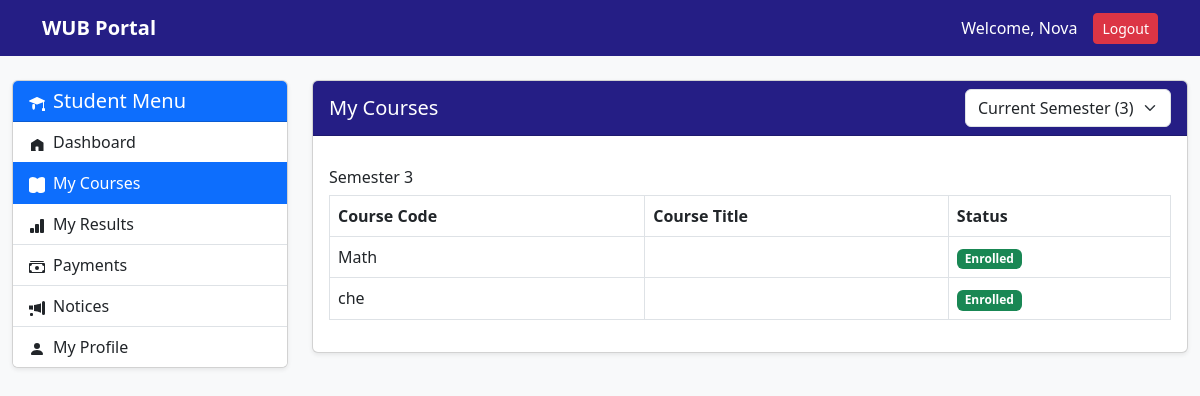
The page /student/courses/ (signed in) on the database its author committed.
### accounts/models.py (models this page shows)
class CustomUser(AbstractUser):
    role = models.CharField(max_length=20, default='student')
    profile_picture = models.ImageField(
        upload_to='profile_pics/',
        null=True,
        blank=True
    )
    phone = models.CharField(max_length=20, null=True, blank=True)
    address = models.TextField(null=True, blank=True)

### results/models.py (models this page shows, shortened)
class Result(models.Model):
    student = models.ForeignKey(
        settings.AUTH_USER_MODEL,
        on_delete=models.CASCADE,
        related_name='results'
    )
    course = models.ForeignKey(Course, on_delete=models.CASCADE)
    semester = models.PositiveIntegerField(default=1)
    quiz_marks = models.FloatField(default=0)
    forum_marks = models.FloatField(default=0)
    assignment_marks = models.FloatField(default=0)
    midterm_marks = models.FloatField(default=0)
    final_marks = models.FloatField(default=0)
    marks = models.FloatField(default=0)
    grade = models.CharField(max_length=10, blank=True)
    gpa = models.FloatField(default=0)
    created_at = models.DateTimeField(auto_now_add=True)
    updated_at = models.DateTimeField(auto_now=True)
    class Meta:
        unique_together = ('student', 'course', 'semester')
        ordering = ['-semester', 'course']

### courses/models.py (models this page shows, shortened)
class Course(models.Model):
    course_code = models.CharField(max_length=20)
    course_title = models.CharField(max_length=200)
    credit = models.FloatField(default=3.0)
    teacher = models.ForeignKey(
        settings.AUTH_USER_MODEL,
        on_delete=models.SET_NULL,
        null=True,
        blank=True,
        limit_choices_to={'role': 'teacher'},
        related_name='assigned_courses'
    )

### accounts/views.py (the view)
# urls.py: path('student/courses/', account_views.student_courses, name='student_courses'),
@login_required(login_url='/login/')
def student_courses(request):
    if request.user.role != 'student':
        return redirect('home')
    results = Result.objects.filter(student=request.user).select_related('course').order_by('semester', 'course__course_code')
    semesters = sorted(list(set(results.values_list('semester', flat=True))))
    current_semester = max(semesters) if semesters else None
    selected_semester = request.GET.get('semester', 'current')
    if selected_semester == 'all':
        filtered_results = results
    elif selected_semester == 'current':
        filtered_results = results.filter(semester=current_semester)
    else:
        try:
            filtered_results = results.filter(semester=int(selected_semester))
        except:
            filtered_results = results.filter(semester=current_semester)
    grouped_courses = {}
    for result in filtered_results:
        grouped_courses.setdefault(result.semester, []).append(result)
    return render(request, "student/courses.html", {
        "grouped_courses": grouped_courses,
        "semesters": semesters,
        "current_semester": current_semester,
        "selected_semester": selected_semester,
    })

### templates/student/courses.html (shortened to what this page needs)
{% extends 'student/student_base.html' %}
{% block student_content %}
<div class="card shadow-sm">
    <div class="card-header d-flex justify-content-between align-items-center">
        <h5 class="mb-0">My Courses</h5>
        <form method="get">
            <select name="semester"
                    class="form-select"
                    onchange="this.form.submit()">
                <option value="current"
                    {% if selected_semester == 'current' %}selected{% endif %}>
                    Current Semester ({{ current_semester }})
                </option>
            </select>
        </form>
    </div>
    <div class="card-body">
        {% if grouped_courses %}
            {% for sem, courses in grouped_courses.items %}
            <h6 class="mt-3 mb-2">
                Semester {{ sem }}
            </h6>
            <table class="table table-bordered table-hover">
                <thead>
                    <tr>
                        <th>Course Code</th>
                        <th>Course Title</th>
                        <th>Status</th>
                    </tr>
                </thead>
                <tbody>
                    {% for r in courses %}
                    <tr>
                        <td>{{ r.course.course_code }}</td>
                        <td>{{ r.course.title }}</td>
                        <td>
                            <span class="badge bg-success">
                                Enrolled
                            </span>
                        </td>
                    </tr>
                    {% endfor %}
                </tbody>
            </table>
            {% endfor %}
        {% else %}
            <div class="alert alert-info">
                No courses found.
            </div>
        {% endif %}
    </div>
</div>
{% endblock %}

### templates/base.html (shortened to what this page needs)
{% load static %}
<!DOCTYPE html>
<html lang="en">
<head>
    <link href="https://cdn.jsdelivr.net/npm/bootstrap@5.3.0/dist/css/bootstrap.min.css" rel="stylesheet">
</head>
<body>
    <nav class="navbar navbar-expand-lg navbar-dark">
        <div class="container">
            <a class="navbar-brand fw-bold" href="{% url 'student_dashboard' %}">WUB Portal</a>
            <div class="ms-auto d-flex align-items-center">
                <span class="text-white me-3">
                    Welcome, {{ request.user.get_full_name|default:request.user.username }}
                </span>
                <form method="post" action="{% url 'logout' %}" style="display: inline;">
                    <button type="submit" class="btn btn-danger btn-sm">Logout</button>
                </form>
            </div>
        </div>
    </nav>
    {% block content %}
    {% endblock %}
</body>
</html>

### templates/base.html (style rules this page uses)
body { background-color: #f8f9fa; }
.navbar { background: #251e85; }
.navbar-brand, .nav-link { color: white !important; }
.card-header { background: #251e85; color: white; }

### rows shown on the page
CustomUser: user.get_full_name "Nova"
Result: semester "3", course.course_code "Math"
Result: course.course_code "che"
